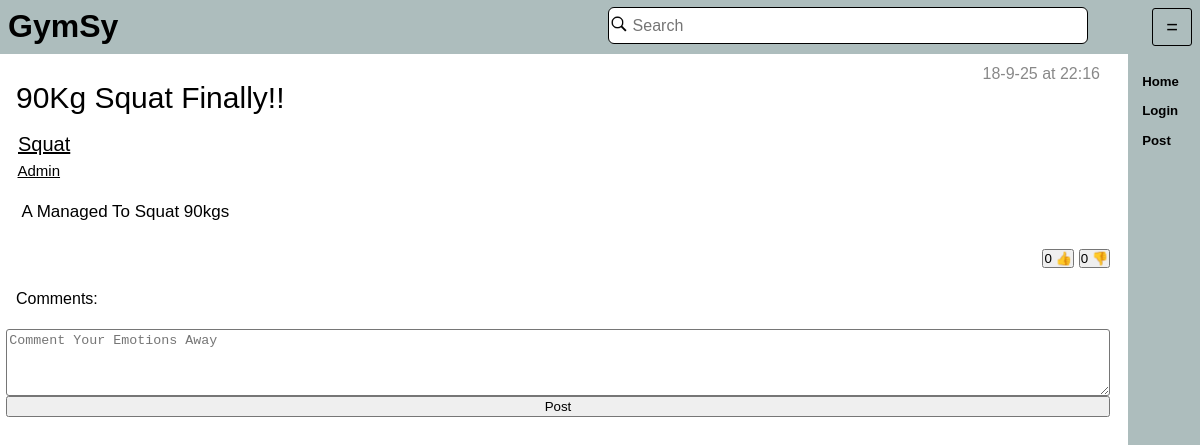
The app's page /post/4 with its own data.
### tables this page shows
CREATE TABLE "Post" (
	"PostID"	INTEGER UNIQUE,
	"PostContent"	TEXT,
	"ExcersiseID"	INTEGER,
	"AccountID"	INTEGER,
	"Title"	TEXT,
	"Date"	TEXT,
	"Time"	TEXT,
	"Parent"	INTEGER,
	PRIMARY KEY("PostID"),
	FOREIGN KEY("AccountID") REFERENCES "Account"("AccountID"),
	FOREIGN KEY("ExcersiseID") REFERENCES "Excersise"("ExcersiseID")
);

CREATE TABLE "Excersise" (
	"ExcersiseID"	INTEGER UNIQUE,
	"MuscleID"	INTEGER,
	"ExcersiseName"	TEXT,
	PRIMARY KEY("ExcersiseID"),
	FOREIGN KEY("MuscleID") REFERENCES "MuscleGroup"("MuscleID")
);

CREATE TABLE "Account" (
	"AccountID"	INTEGER UNIQUE,
	"Name"	TEXT,
	"Username"	TEXT UNIQUE,
	"Password"	TEXT,
	"Admin"	INTEGER,
	PRIMARY KEY("AccountID")
);

### app.py (the view)
@app.route("/post/<post>")
def ShowPost(post):
    print(post)
    PostData = DatabaseHandler.GetPost(int(post))
    CommentData = DatabaseHandler.GetComments(int(post))
    if PostData is None:
        return app.redirect("/home",302)
    Id = cache.get("id")
    if Id is None:
        cache.set("id", 0)
        Id = 0
    return render_template("Post.html",ID = Id,
                            data = PostData,
                            Comments = CommentData,
                            PostID = post
                            )

### Database/DatabaseHandler.py (called while the page is built)
def GetPost(ID: int):
    with sqlite3.connect("Database/GymsyDatabase.db") as Connection:
        Cursor = Connection.cursor()
        Result = Cursor.execute(SqlCommands.GetPostsFromPostID.ReturnQuery([ID])).fetchone()
        return Result

def GetComments(ParentID: int):
    with sqlite3.connect("Database/GymsyDatabase.db") as Connection:
        Cursor = Connection.cursor()
        Result = Cursor.execute(SqlCommands.GetPostComments.ReturnQuery([ParentID,ParentID]))
        return Result.fetchall()
    return 0

### Database/SqlCommands.py (called while the page is built)
    def ReturnQuery(self,NewContent: list = []):
        if type(NewContent) != list:
            NewContent = [NewContent]
        if len(NewContent) == len(self.Additions):
            return self.Query.format(*NewContent)
        else:
            print(NewContent, self.Additions)
            return "ERROR building Query"

### app.py (called while the page is built)
@app.after_request
def after_request(response):
    response.headers["Cache-Control"] = "no-cache, no-store, must-revalidate,public, max-age=0"
    response.headers['X-UA-Compatible'] = 'IE=Edge,chrome=1'
    response.cache_control.max_age = 0
    return response

### templates/Post.html (shortened to what this page needs)
{% extends 'index.html' %}
{% block content %}
<PostMain>
    <div class = "title" style = "Padding: 0;">
        <p class = "PostTitle">{{data[1]}}</p>
        <p style="margin-left: auto; margin-top: 0;color: #888888">{{data[9]}} at {{data[8]}}</p>
    </div>
    <a class = "PostExcersiseTitleText" href = "/exercise/{{data[3]}}">{{data[6]}}</a>
    <a class = "MainpostUsername" href = "/users/{{data[7]}}">{{data[7]}}</a>
    <div style = "margin: 1rem;">
		<a class = "PostDescription">
        {{data[2]}}
        </a>
	</div>
    <div class = "likeBar">
         <button class = "likeButton" id="Like:{{data[0]}}"
                            onclick={%if ID == 0 %} "OpenPopUp('popUp');ChildClicked();" {%else%} "SendLike({{ID}}, 1,{{data[0]}});updateLikes('{{data[0]}}');ChildClicked();" {%endif%} >
        {{data[4]}}&nbsp👍</button>
        <button class = "likeButton" id="Dislike:{{data[0]}}"
                onclick= {%if ID == 0 %} "OpenPopUp('popUp');ChildClicked();" {%else%} "SendLike({{ID}}, -1,{{data[0]}}); updateLikes('{{data[0]}}');ChildClicked();" {%endif%} >
        {{data[5]}}&nbsp👎</button>
    </div>
</PostMain>
<p>Comments:</p>
<div style="display: flex; flex-direction: column;">
    <textarea class = "Commentbox" id="CommentID" name="Comment" rows="4" cols="50" placeholder="Comment Your Emotions Away"></textarea>
    <button style = "" onclick= {%if ID == 0 %} "OpenPopUp('popUp');ChildClicked();" {%else%} "SendComment(document.getElementById('CommentID').value,{{PostID}},'{{ID}}')"{%endif%}>Post</button>
</div>
<div>
</div>
{% endblock %}

### templates/static/styles/Style.css (style rules this page uses)
html { font-size: 16px; margin: 0; height: 100%; font-family: Helvetica, Arial, sans-serif; overflow-x:hidden; }
body { overflow-x:hidden; margin: 0; background-color: #FFFFFF; height: 100%; display: flex; }
p { margin: 1rem; color: #000000; display: flex; }
div { padding: 0.5% 0.5% 0.5% 0.5%; }
div.likeBar { margin-top: auto; margin-left: auto; }
button.likeButton { padding: 0; }
div.title { display: flex; flex-direction: row; text-overflow: ellipsis; width: auto; margin-bottom: 0; }
PostMain { display: flex; flex-direction: column; width:100%; height:auto }
p.PostTitle { font-size: 30px; margin: 1rem; }
a.PostExcersiseTitleText { font-size: 20px; color: #000000; width: auto; margin-left: 1rem; text-decoration: underline; text-transform: capitalize; color: #000000; margin-block-end: 0.2%; padding: 0.1em; }
a.MainpostUsername { font-size: 15px; text-decoration: underline; text-transform: capitalize; padding: 0.1em; color: #000000; margin-left: 1rem; }
a.PostDescription { font-size: 17px; }
textarea.Commentbox { text-align:start; border-radius:3px;padding: 2.6px; }

### records on screen
Post: Title "90Kg Squat Finally!!", Date "18-9-25", Time "22:16", PostContent "A Managed To Squat 90kgs"
Excersise: ExcersiseName "Squat"
Account: Username "Admin"

### other values on screen
{{ data[4] }} "0"
{{ data[5] }} "0"
